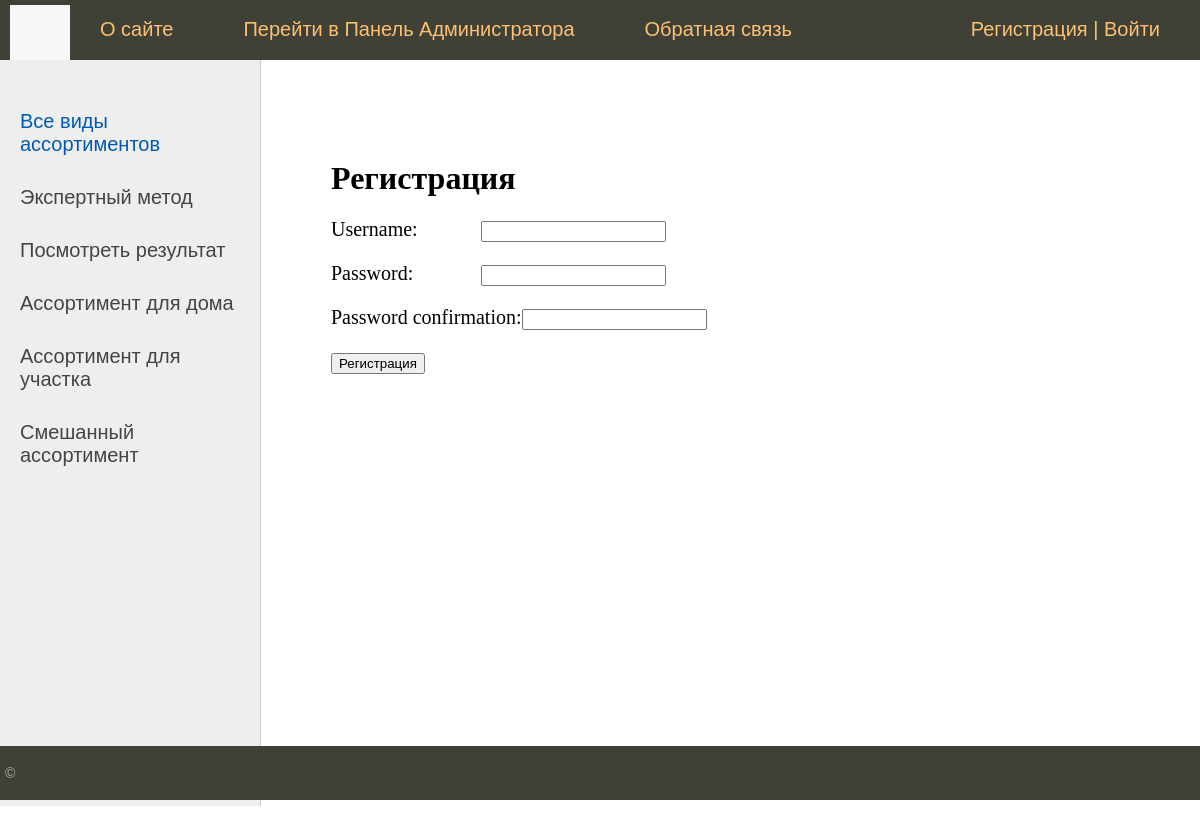
Screenshot of /register/ with the database file from the repository.
### furniture/models.py (models this page shows, shortened)
class Category(models.Model):
        name = models.CharField(max_length=100, db_index=True, verbose_name='Ассортимент')
        slug = models.SlugField(max_length=255, unique=True, db_index=True, verbose_name="URL")
        def get_absolute_url(self):
            return reverse('category', kwargs={'cat_slug': self.slug})
        class Meta:
            verbose_name ='Ассортимент'
            verbose_name_plural ='Ассортименты'
            ordering=['id']

### furniture/views.py (the view, shortened to what this page needs)
# urls.py: path('register/', RegisterUser.as_view(), name = 'register'),
class RegisterUser(DataMixin, CreateView):
     form_class = UserCreationForm
     template_name = 'furniture/register.html'
     success_url = reverse_lazy('login')
     def get_context_data(self, *, object_list=None, **kwargs):
         context = super().get_context_data(**kwargs)
         c_def = self.get_user_context(title="Регистрация")
         return dict(list(context.items())+list(c_def.items()))

### furniture/utils.py (called while the page is built)
        def get_user_context(self, **kwargs):
                context = kwargs
                cats = Category.objects.all()
                cats = Category.objects.annotate(Count('furniture'))
                user_menu = menu.copy()
                if not self.request.user.is_authenticated:
                        user_menu.pop(1)
                context['menu'] = menu
                context['cats'] = cats
                if 'cat_selected' not in context:
                        context['cat_selected'] = 0
                return context

### furniture/templates/furniture/register.html (shortened to what this page needs)
{% extends 'furniture/base.html' %}
{% block content %}
<h1>{{title}}</h1>
<form method="post">
    {% for f in form %}
<p><label class="form-label" for="{{ f.id_for_label }}">{{f.label}}: </label>{{ f }}</p>
{% endfor %}
    <button type="submit">Регистрация</button>
</form>
{% endblock %}

### furniture/templates/furniture/base.html (shortened to what this page needs)
{% load static %}
{% load furniture_tags %}
<!DOCTYPE html>
<html>
<head>
	<link type="text/css" href="{% static 'Furniture/css/style.css' %}" rel="stylesheet" />
</head>
<body>
<table class="table-page" border=0 cellpadding="0" cellspacing="0">
<tr><td valign=top>
{% block mainmenu %}
		<div class="header">
			<ul id="mainmenu" class="mainmenu">
			<li class="logo"><a href="{% url 'home' %}"><div class="logo"></div></a></li>
{% for m in menu %}
			<li><a href="{% url m.url_name %}">{{m.title}}</a></li>
{% endfor %}
				{% if request.user.is_authenticated %}
				<li class="last"> {{user.username}} | <a href="{% url 'logout' %}">Выйти</a></li>
				{% else %}
				<li class="last"><a href="{% url 'register' %}">Регистрация</a> | <a href="{% url 'login' %}">Войти</a></li>
				{% endif %}
			</ul>
		</div>
{% endblock mainmenu %}
<table class="table-content" border=0 cellpadding="0" cellspacing="0">
<tr>
	<td valign="top" class="left-chapters">
	<ul id="leftchapters">
{% if cat_selected == 0 %}
		<li class="selected">Все виды ассортиментов</li>
{% else %}
		<li><a href="{% url 'home' %}">Все виды ассортиментов</a></li>
{% endif %}
<li><a href="{% url 'grade' %}">Экспертный метод</a></li> <li><a href="{% url 'mass' %}">Посмотреть результат</a></li>
{% for c in cats %}
{% if c.furniture__count > 0 %}
	{% if c.pk == cat_selected %}
		<li class="selected">{{c.name}}</li>
	{% else %}
		<li><a href="{{ c.get_absolute_url }}">{{c.name}}</a></li>
	{% endif %}
{% endif %}
{% endfor %}
	</ul>
</td>
<td valign="top" class="content">
	<div class="content-text">
{% block content %}
{% endblock %}
	</div>
</td></tr></table>
</td></tr>
<tr><td valign=top>
	<div id="footer">
		<p>&copy</p>
	</div>
</td></tr></table>
</body>
</html>

### furniture/static/Furniture/css/style.css (style rules this page uses)
html, body { font-family: 'Arial'; margin: 0; padding: 0; height: 100%; width: 100%; color: #444; }
a { color: #0059b2; text-decoration: none; }
.table-page { width: 100%; height: 100%; vertical-align: top; }
.table-page tr { height: 100%; }
.header { background: #3F4137; height: 60px; }
.logo { background: url('../images/logo.png') no-repeat 10px 5px; width: 70px; height: 60px; }
ul.mainmenu { list-style: none; margin: 0; padding: 0; height: 60px; color: #fdc073; font-size: 20px; overflow: hidden; }
ul.mainmenu li { float: left; margin: 18px 40px 0 30px; }
ul.mainmenu li.logo { margin: 0; }
ul.mainmenu li.last { float: right; }
ul.mainmenu li a { color: #fdc073; text-decoration: none; }
.table-content { width: 100%; min-height: 100%; height: 100%; }
.left-chapters { margin: 0; background: #eee; border-right: 1px solid #ccc; min-height: 100%; }
.left-chapters ul { width: 230px; min-height: 100%; margin: 0; padding: 20px 10px 10px 20px; list-style: none; font-size: 20px; }
.left-chapters ul li { margin: 30px 0 0 0; color: #999; }
.left-chapters ul li.selected { color: #0059b2; }
.left-chapters ul li a { color: #444; text-decoration: none; }
.content { padding: 40px 20px 20px 40px; width: 100%; box-sizing: border-box; }
.content-text { margin: 60px 0 0 30px; color: #000; font-size: 20px; font-family: Yandex Sans Display Light; }
.content-text h1 { font-size: 32px; }
#footer { box-sizing: border-box; background: #3F4137; padding: 5px; color: #aaa; font-size: 14px; font-family: Verdana, Geneva, Arial, Helvetica; text-align: left; overflow: hidden; }
.form-label { display: inline-block; min-width: 150px; vertical-align: top; }

### rows the page displays
Category: name "Ассортимент для дома"
Category: name "Ассортимент для участка"
Category: name "Смешанный ассортимент"

### other values shown
{{ m.title }} "О сайте" "Перейти в Панель Администратора" "Обратная связь"
{{ title }} "Регистрация"
{{ f.label }} "Username" "Password" "Password confirmation"
